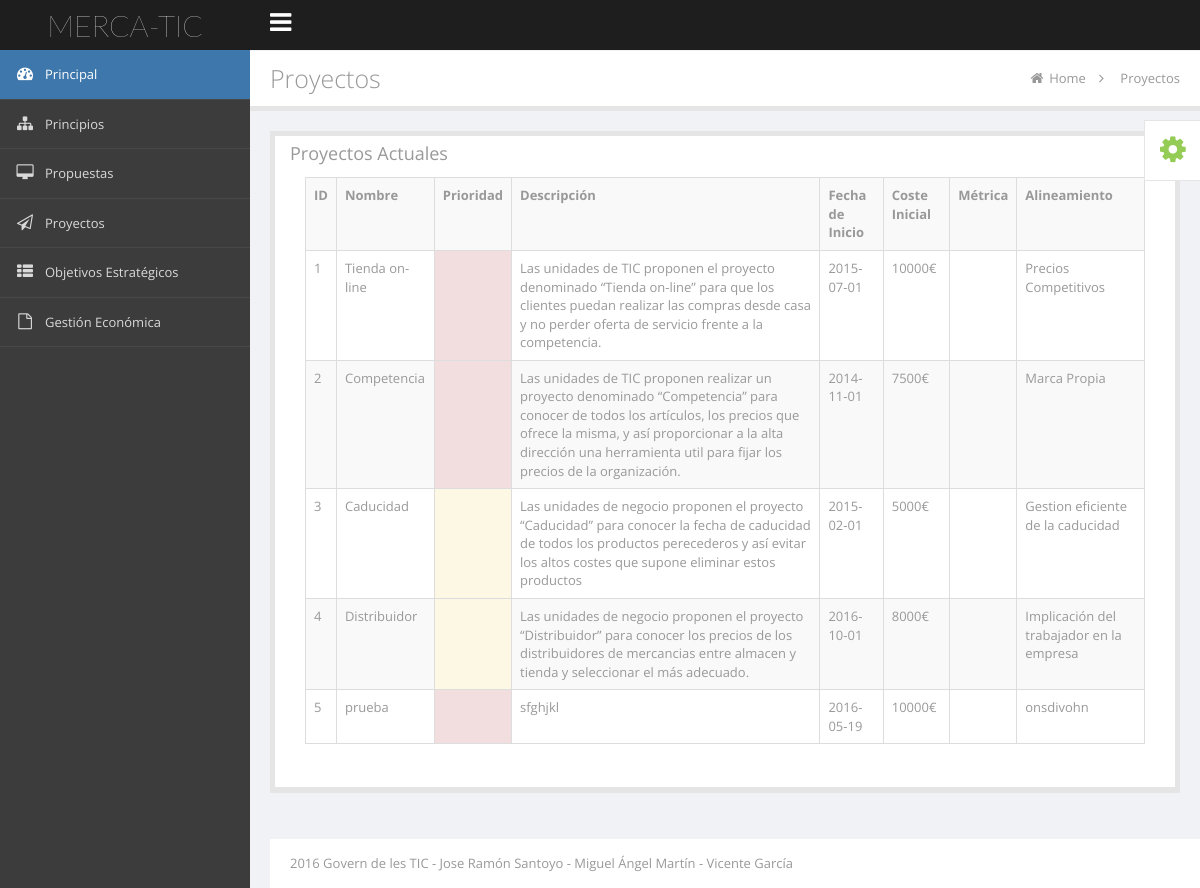
/proyectos.php, run on the app's committed database.
### tables this page shows
CREATE TABLE `proyectos` (
  `id` int(11) NOT NULL,
  `nombre` varchar(50) NOT NULL,
  `prioridad` enum('alta','media','baja') NOT NULL,
  `descripcion` varchar(500) NOT NULL,
  `fechaInicio` date NOT NULL,
  `costeInicial` decimal(11,0) NOT NULL,
  `presupuestoasignado` int(11) NOT NULL,
  `idMetrica1` int(11) NOT NULL,
  `idMetrica2` int(11) NOT NULL,
  `alineadoObj` int(11) NOT NULL,
  `estado` enum('activo','pausado','cancelado','planificado') NOT NULL
);

### proyectos.php (the view, shortened to what this page needs)
<!DOCTYPE html>
<html lang="en">
<head>
    <link type="text/css" rel="stylesheet" href="styles/jquery-ui-1.10.4.custom.min.css">
    <link type="text/css" rel="stylesheet" href="styles/font-awesome.min.css">
    <link type="text/css" rel="stylesheet" href="styles/bootstrap.min.css">
    <link type="text/css" rel="stylesheet" href="styles/animate.css">
    <link type="text/css" rel="stylesheet" href="styles/all.css">
    <link type="text/css" rel="stylesheet" href="styles/main.css">
    <link type="text/css" rel="stylesheet" href="styles/style-responsive.css">
    <link type="text/css" rel="stylesheet" href="styles/zabuto_calendar.min.css">
    <link type="text/css" rel="stylesheet" href="styles/pace.css">
    <link type="text/css" rel="stylesheet" href="styles/jquery.news-ticker.css">
</head>
<body>
    <div>
        <div id="theme-setting">
            <a href="#" data-toggle="dropdown" data-step="1" data-intro="&lt;b&gt;Many styles&lt;/b&gt; and &lt;b&gt;colors&lt;/b&gt; be created for you. Let choose one and enjoy it!"
            data-position="left" class="btn-theme-setting"><i class="fa fa-cog"></i></a>
        </div>
        <div id="header-topbar-option-demo" class="page-header-topbar">
            <nav id="topbar" role="navigation" style="margin-bottom: 0;" data-step="3" class="navbar navbar-default navbar-static-top">
                <div class="navbar-header">
                    <a id="logo" href="index.html" class="navbar-brand"><span class="fa fa-rocket"></span><span class="logo-text">MERCA-TIC</span><span style="display: none" class="logo-text-icon">µ</span></a></div>
                    <div class="topbar-main"><a id="menu-toggle" href="#" class="hidden-xs"><i class="fa fa-bars"></i></a>
                    </div>
                </nav>
                                </div>
                                <div id="wrapper">
                       <nav id="sidebar" role="navigation" data-step="2" data-intro="Template has &lt;b&gt;many navigation styles&lt;/b&gt;"
                    data-position="right" class="navbar-default navbar-static-side">
                <div class="sidebar-collapse menu-scroll">
                    <ul id="side-menu" class="nav">
                        <li class="active"><a href="index.php"><i class="fa fa-tachometer fa-fw">
                        </i><span class="menu-title">Principal</span></a></li>
                        <li><a href="principios.php"><i class="fa fa-sitemap fa-fw">
                        </i><span class="menu-title">Principios</span></a>
                        </li>
                        <li><a href="propuestas.php"><i class="fa fa-desktop fa-fw">
                        </i><span class="menu-title">Propuestas</span></a>
                        </li>
                        <li><a href="proyectos.php"><i class="fa fa-send-o fa-fw">
                        </i><span class="menu-title">Proyectos</span></a>
                        </li>
                        <li><a href="objetivos.php"><i class="fa fa-th-list fa-fw">
                        </i><span class="menu-title">Objetivos Estratégicos</span></a>
                        </li>
                        <li><a href="geco.php"><i class="fa fa-file-o fa-fw">
                        </i><span class="menu-title">Gestión Económica</span></a>
                       </li>
                </div>
            </nav>
                                        <div id="page-wrapper">
                                            <div id="title-breadcrumb-option-demo" class="page-title-breadcrumb">
                                                <div class="page-header pull-left">
                                                    <div class="page-title">Proyectos</div>
                                                </div>
                                                <ol class="breadcrumb page-breadcrumb pull-right">
                                                    <li><i class="fa fa-home"></i>&nbsp;<a href="dashboard.html">Home</a>&nbsp;&nbsp;<i class="fa fa-angle-right"></i>&nbsp;&nbsp;</li>
                                                    <li class="active">Proyectos</li>
                                                </ol>
                                                <div class="clearfix">
                                                </div>
                                            </div>
                                            <div class="page-content">
                                                <div id="tab-general">
                                                    <div id="sum_box" class="row mbl">
                                                        <div class="col-lg-12">
                                                            <div class="portlet box">
                                                                <div class="portlet-header">
                                                                    <div class="caption">Proyectos Actuales</div>
                                                                    <div style="overflow: hidden;" class="portlet-body">
                                                                        <?php
                                                                        $mysqli = mysqli_connect("localhost","root","root", "test");
                                                                        $res = $mysqli->query("SELECT * FROM proyectos WHERE TRUE;");
                                                                        $out ='<table id="example" class="table table-striped table-bordered">';
                                                                        $out.='<tr>';
                                                                        $out.='<th>';
                                                                        $out.='ID';
                                                                        $out.='</th>';
                                                                        $out.='<th>';
                                                                        $out.='Nombre';
                                                                        $out.='</th>';
                                                                        $out.='<th>';
                                                                        $out.='Prioridad';
                                                                        $out.='</th>';
                                                                        $out.='<th>';
                                                                        $out.='Descripción';
                                                                        $out.='</th>';
                                                                        $out.='<th>';
                                                                        $out.='Fecha de Inicio';
                                                                        $out.='</th>';
                                                                        $out.='<th>';
                                                                        $out.='Coste Inicial';
                                                                        $out.='</th>';
                                                                        $out.= '<th>';
                                                                        $out.='Métrica';
                                                                        $out.='</th>';
                                                                        $out.= '<th>';
                                                                        $out.='Alineamiento';
                                                                        $out.='</th>';
                                                                        while($row = $res->fetch_row()){
                                                                            $out.='<tr>';
                                                                            $out.='<td>';
                                                                            $out.=$row[0];
                                                                            $out.='</td>';
                                                                            $out.='<td>';
                                                                            $out.='<a href="fichaProyecto.php?project-id='.$row[0].'">';
                                                                            $out.=$row[1];
                                                                            $out.='</a>';
                                                                            $out.='</td>';
                                                                            switch ($row[2]) {
                                                                                case "alta":
                                                                                $out.='<td align="center" class="danger">';
                                                                                break;
                                                                                case "media":
                                                                                $out.='<td align="center" class="warning">';
                                                                                break;
                                                                            }
                                                                            $out.='</td>';
                                                                            $out.='<td>';
                                                                            $out.=$row[3];
                                                                            $out.='</td>';
                                                                            $out.='<td>';
                                                                            $out.=$row[4];
                                                                            $out.='</td>';
                                                                            $out.='<td>';
                                                                            $out.=$row[5];
                                                                            $out.='€';
                                                                            $out.='</td>';
                                                                            $out.='<td>';
                                                                            $nombreMetrica = $mysqli->query("SELECT nombre FROM metricas WHERE id = $row[6];");
                                                                            $filaNomMetrica = $nombreMetrica->fetch_row();
                                                                            $out.='<a href="javascript:void(0)" data-name="name" data-pk="0" data-value="Item 0" class="editable editable-click">';
                                                                            $out.=$filaNomMetrica[0];
                                                                            $out.='</a>';
                                                                            $out.='</td>';
                                                                            $out.='<td>';
                                                                            $alineamientoObjetivo = $mysqli->query("SELECT nombre FROM objetivos WHERE id = $row[9];");
                                                                            $filaNomObj = $alineamientoObjetivo->fetch_row();
                                                                            $out.='<a href="javascript:void(0)" data-name="name" data-pk="0" data-value="Item 0" class="editable editable-click">';
                                                                            $out.=$filaNomObj[0];
                                                                            $out.='</a>';
                                                                            $out.='</td>';
                                                                            $out.='</tr>';
                                                                        }
                                                                        $out.='</table>';
                                                                        echo $out;
                                                                        ?>
                                                                    </div>
                                                                </div>
                                                            </div>
                                                            <div id="footer">
                                                                <div class="copyright">
                                                                    <a href="http://themifycloud.com">2016 Govern de les TIC - Jose Ramón Santoyo - Miguel Ángel Martín - Vicente García</a></div>
                                                                </div>
                                                            </div>
                                                        </div>
                                                    </div>
                                                </body>
                                                </html>

### data on the page
proyectos: value "1 Tienda on-line Las unidades de TIC proponen el proyecto denominado “Tienda on-line” para que los clientes puedan realizar las compras desde casa y no perder oferta de servicio frente a la competencia. 2015-07-01 10000€ Precios Competitivos", prioridad "alta" (drawn)
proyectos: value "2 Competencia Las unidades de TIC proponen realizar un proyecto denominado “Competencia” para conocer de todos los artículos, los precios que ofrece la misma, y así proporcionar a la alta dirección una herramienta util para fijar los precios de la organización. 2014-11-01 7500€ Marca Propia", prioridad "alta" (drawn)
proyectos: value "3 Caducidad Las unidades de negocio proponen el proyecto “Caducidad” para conocer la fecha de caducidad de todos los productos perecederos y así evitar los altos costes que supone eliminar estos productos 2015-02-01 5000€ Gestion eficiente de la caducidad", prioridad "media" (drawn)
proyectos: value "4 Distribuidor Las unidades de negocio proponen el proyecto “Distribuidor” para conocer los precios de los distribuidores de mercancias entre almacen y tienda y seleccionar el más adecuado. 2016-10-01 8000€ Implicación del trabajador en la empresa", prioridad "media" (drawn)
proyectos: value "5 prueba sfghjkl 2016-05-19 10000€ onsdivohn", prioridad "alta" (drawn)

### other printed values
$out "ID Nombre Prioridad Descripción Fecha de Inicio Coste Inicial Métrica Alineamiento"
